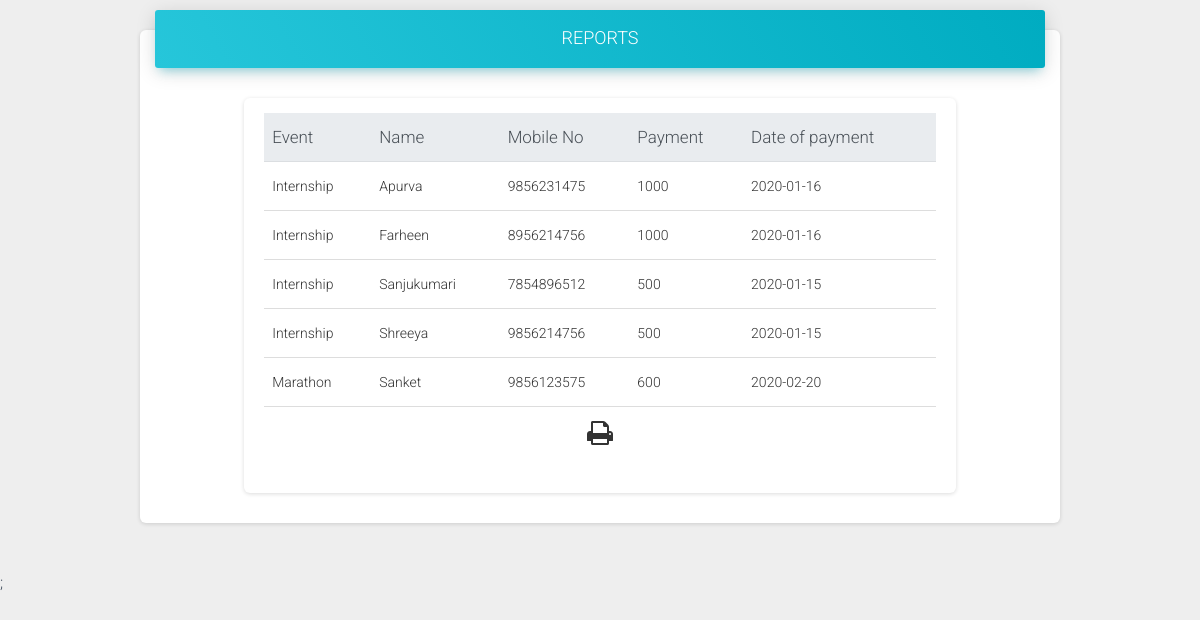
The app's page /payment.php with its own data.
### tables this page shows
CREATE TABLE `take_entries` (
  `pid` int(11) NOT NULL,
  `eid` int(11) NOT NULL,
  `cid` int(11) NOT NULL,
  `pname` varchar(20) NOT NULL,
  `paddr` varchar(30) NOT NULL,
  `pmbl` varchar(15) NOT NULL,
  `payment` int(11) NOT NULL,
  `sdate` date NOT NULL
);

CREATE TABLE `event` (
  `eid` int(11) NOT NULL,
  `ename` varchar(20) DEFAULT NULL,
  `description` varchar(50) NOT NULL,
  `no_of_participants` int(20) NOT NULL,
  `estatus` int(15) NOT NULL,
  `start_date` date NOT NULL,
  `end_date` date DEFAULT NULL
);

### payment.php (the view, shortened to what this page needs)
<?php
require "./template/dashhead.php";
?>
<?php
include("./function/dbconn.php");
$q2="select *from event as e,take_entries as t where e.eid=t.eid";
$r2=mysqli_query($conn,$q2);
?>
<form action="" method="POST" class="form">
  <div class="container">
      <div class="row">
        <div class="col-sm-2 col-sm-10 ml-auto mr-auto">
          <div class="card">
              <div class="card-header card-header-info text-center">
                <h4 class="card-title">REPORTS</h4>
              </div>
    <center>
  <section class="section" id="examp1">
        <div class="container-fluid">
  <div class="col-sm-10">
     <div class="card">
      <div class="card-body">
<table class="table">
   <thead class="thead-light">
   <tr>
    <th>Event</th>
    <th >Name</th>
    <th>Mobile No</th>
    <th>Payment</th>
    <th>Date of payment</th>
   </tr>
   </thead>
    <tbody>
      <?php
        while($rows=mysqli_fetch_assoc($r2))
         {
      ?>
       <tr>
        <td><?php echo $rows['ename']; ?></td>
        <td><?php echo $rows['pname']; ?></td>
        <td><?php echo $rows['pmbl']; ?></td>
        <td><?php echo $rows['payment']; ?></td>
        <td><?php echo $rows['sdate']; ?></td>
       </tr>
<?php
  }
?>
    <tr>
    <th colspan="5"  style="text-align: center"><i class="fa fa-print fa-2x" aria-hidden="true" style="cursor:pointer" OnClick="CallPrint(examp1)" ></i></th>
    </tr>
</tbody>
</table></div></div></div></div></section>
</center>
</div></div></div></div>
</form>
<?php
require "./template/dashfooter.php";
?>;

### template/dashhead.php (shortened to what this page needs)
<!DOCTYPE html>
<html lang="en">
<head>
  <link rel="stylesheet" href="https://maxcdn.bootstrapcdn.com/font-awesome/latest/css/font-awesome.min.css">
  <link href="./assets/css/material-dashboard.css?v=2.1.1" rel="stylesheet" />
  <link href="./assets/demo/demo.css" rel="stylesheet" />
</head>

### template/dashfooter.php (shortened to what this page needs)
</body>
</html>

### records on screen
take_entries: eid.ename "Internship", pname "Apurva", pmbl "9856231475", payment "1000", sdate "2020-01-16"
take_entries: eid.ename "Internship", pname "Farheen", pmbl "8956214756", payment "1000", sdate "2020-01-16"
take_entries: eid.ename "Internship", pname "Sanjukumari", pmbl "7854896512", payment "500", sdate "2020-01-15"
take_entries: eid.ename "Internship", pname "Shreeya", pmbl "9856214756", payment "500", sdate "2020-01-15"
take_entries: eid.ename "Marathon", pname "Sanket", pmbl "9856123575", payment "600", sdate "2020-02-20"
